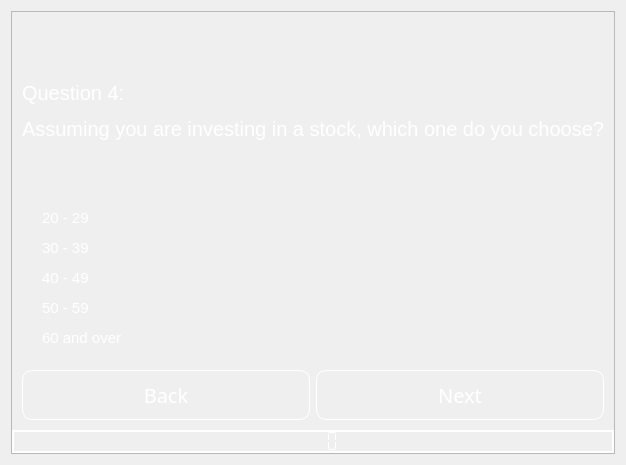
                <widget class="QWidget" name="Q_5">
                 <layout class="QVBoxLayout" name="verticalLayout_39">
                  <item>
                   <widget class="QFrame" name="frame_42">
                    <property name="frameShape">
                     <enum>QFrame::StyledPanel</enum>
                    </property>
                    <property name="frameShadow">
                     <enum>QFrame::Raised</enum>
                    </property>
                    <layout class="QVBoxLayout" name="verticalLayout_37">
                     <property name="spacing">
                      <number>0</number>
                     </property>
                     <property name="leftMargin">
                      <number>0</number>
                     </property>
                     <property name="topMargin">
                      <number>0</number>
                     </property>
                     <property name="rightMargin">
                      <number>0</number>
                     </property>
                     <property name="bottomMargin">
                      <number>0</number>
                     </property>
                     <item>
                      <widget class="QFrame" name="frame_43">
                       <property name="styleSheet">
                        <string notr="true">background:rgba(0,0,0,0);
color: rgb(255, 255, 255);</string>
                       </property>
                       <property name="frameShape">
                        <enum>QFrame::StyledPanel</enum>
                       </property>
                       <property name="frameShadow">
                        <enum>QFrame::Raised</enum>
                       </property>
                       <layout class="QVBoxLayout" name="verticalLayout_38">
                        <item>
                         <widget class="QLabel" name="label_9">
                          <property name="font">
                           <font>
                            <pointsize>15</pointsize>
                           </font>
                          </property>
                          <property name="styleSheet">
                           <string notr="true">color: rgb(255, 255, 255);</string>
                          </property>
                          <property name="text">
                           <string>&lt;html&gt;&lt;head/&gt;&lt;body&gt;&lt;p&gt;&lt;br/&gt;&lt;/p&gt;&lt;p&gt;Question 4:&lt;/p&gt;&lt;p&gt;Assuming you are investing in a stock, which one do you choose?&lt;/p&gt;&lt;p&gt;&lt;br/&gt;&lt;/p&gt;&lt;/body&gt;&lt;/html&gt;</string>
                          </property>
                          <property name="alignment">
                           <set>Qt::AlignLeading|Qt::AlignLeft|Qt::AlignVCenter</set>
                          </property>
                         </widget>
                        </item>
                        <item>
                         <widget class="QRadioButton" name="Q1_E_5">
                          <property name="font">
                           <font>
                            <pointsize>11</pointsize>
                           </font>
                          </property>
                          <property name="text">
                           <string>20 - 29</string>
                          </property>
                         </widget>
                        </item>
                        <item>
                         <widget class="QRadioButton" name="Q1_D_5">
                          <property name="font">
                           <font>
                            <pointsize>11</pointsize>
                           </font>
                          </property>
                          <property name="text">
                           <string>30 - 39</string>
                          </property>
                         </widget>
                        </item>
                        <item>
                         <widget class="QRadioButton" name="Q1_C_5">
                          <property name="font">
                           <font>
                            <pointsize>11</pointsize>
                           </font>
                          </property>
                          <property name="text">
                           <string>40 - 49</string>
                          </property>
                         </widget>
                        </item>
                        <item>
                         <widget class="QRadioButton" name="Q1_B_5">
                          <property name="font">
                           <font>
                            <pointsize>11</pointsize>
                           </font>
                          </property>
                          <property name="text">
                           <string>50 - 59</string>
                          </property>
                         </widget>
                        </item>
                        <item>
                         <widget class="QRadioButton" name="Q1_A_5">
                          <property name="font">
                           <font>
                            <pointsize>11</pointsize>
                           </font>
                          </property>
                          <property name="text">
                           <string>60 and over</string>
                          </property>
                         </widget>
                        </item>
                       </layout>
                      </widget>
                     </item>
                     <item>
                      <widget class="QFrame" name="frame_44">
                       <property name="styleSheet">
                        <string notr="true">background:rgba(0,0,0,0);</string>
                       </property>
                       <property name="frameShape">
                        <enum>QFrame::StyledPanel</enum>
                       </property>
                       <property name="frameShadow">
                        <enum>QFrame::Raised</enum>
                       </property>
                       <layout class="QHBoxLayout" name="horizontalLayout_12">
                        <item>
                         <widget class="QPushButton" name="btn_back_Q5">
                          <property name="minimumSize">
                           <size>
                            <width>0</width>
                            <height>50</height>
                           </size>
                          </property>
                          <property name="maximumSize">
                           <size>
                            <width>500</width>
                            <height>16777215</height>
                           </size>
                          </property>
                          <property name="font">
                           <font>
                            <family>century gothic</family>
                            <pointsize>15</pointsize>
                           </font>
                          </property>
                          <property name="styleSheet">
                           <string notr="true">QPushButton
{
	background: transparent;
	border-radius: 10px;
	color: rgb(255, 255, 255);
	border: 1px solid rgb(255, 255, 255)
}

QPushButton:hover
{
	background-color: rgb(0, 170, 255);
}</string>
                          </property>
                          <property name="text">
                           <string>Back</string>
                          </property>
                         </widget>
                        </item>
                        <item>
                         <widget class="QPushButton" name="btn_Q_6">
                          <property name="minimumSize">
                           <size>
                            <width>0</width>
                            <height>50</height>
                           </size>
                          </property>
                          <property name="maximumSize">
                           <size>
                            <width>500</width>
                            <height>16777215</height>
                           </size>
                          </property>
                          <property name="font">
                           <font>
                            <family>century gothic</family>
                            <pointsize>15</pointsize>
                           </font>
                          </property>
                          <property name="styleSheet">
                           <string notr="true">QPushButton
{
	background: transparent;
	border-radius: 10px;
	color: rgb(255, 255, 255);
	border: 1px solid rgb(255, 255, 255)
}

QPushButton:hover
{
	background-color: rgb(0, 170, 255);
}</string>
                          </property>
                          <property name="text">
                           <string>Next</string>
                          </property>
                         </widget>
                        </item>
                       </layout>
                      </widget>
                     </item>
                     <item>
                      <widget class="QLCDNumber" name="lcdNumber_6">
                       <property name="maximumSize">
                        <size>
                         <width>16777215</width>
                         <height>200</height>
                        </size>
                       </property>
                       <property name="font">
                        <font>
                         <pointsize>10</pointsize>
                        </font>
                       </property>
                       <property name="styleSheet">
                        <string notr="true">color: rgb(255, 255, 255);</string>
                       </property>
                       <property name="frameShape">
                        <enum>QFrame::WinPanel</enum>
                       </property>
                       <property name="frameShadow">
                        <enum>QFrame::Plain</enum>
                       </property>
                       <property name="segmentStyle">
                        <enum>QLCDNumber::Flat</enum>
                       </property>
                       <property name="intValue" stdset="0">
                        <number>0</number>
                       </property>
                      </widget>
                     </item>
                    </layout>
                   </widget>
                  </item>
                 </layout>
                </widget>
